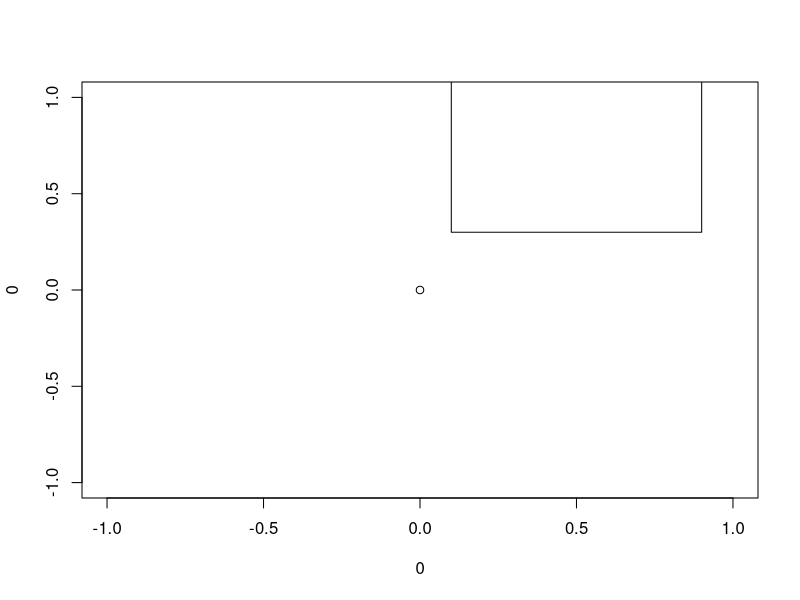
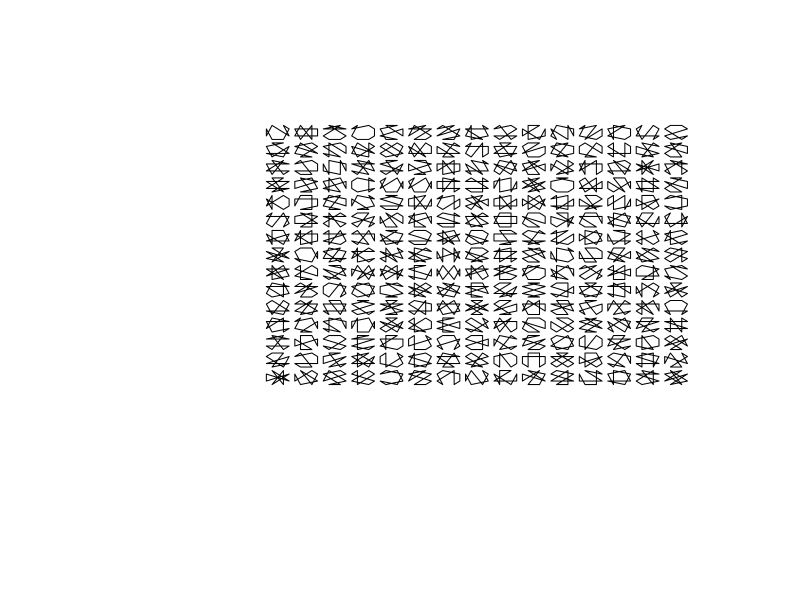
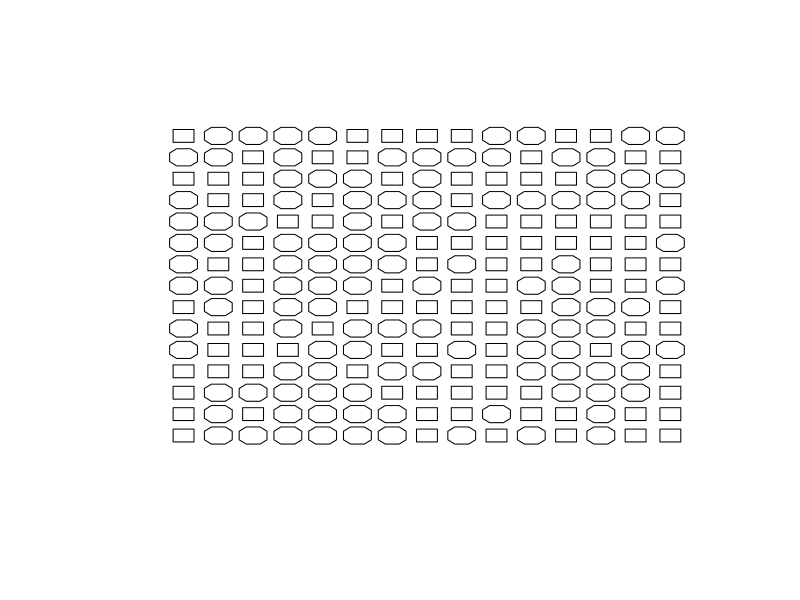
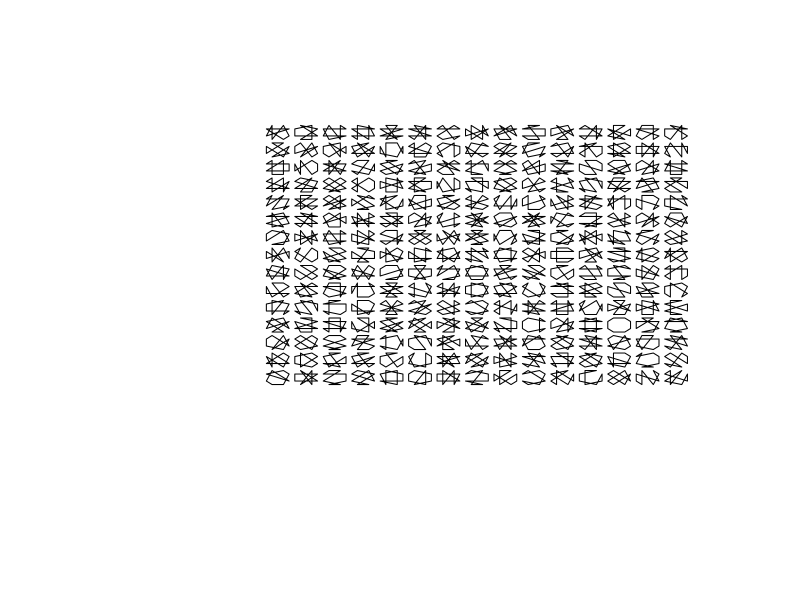
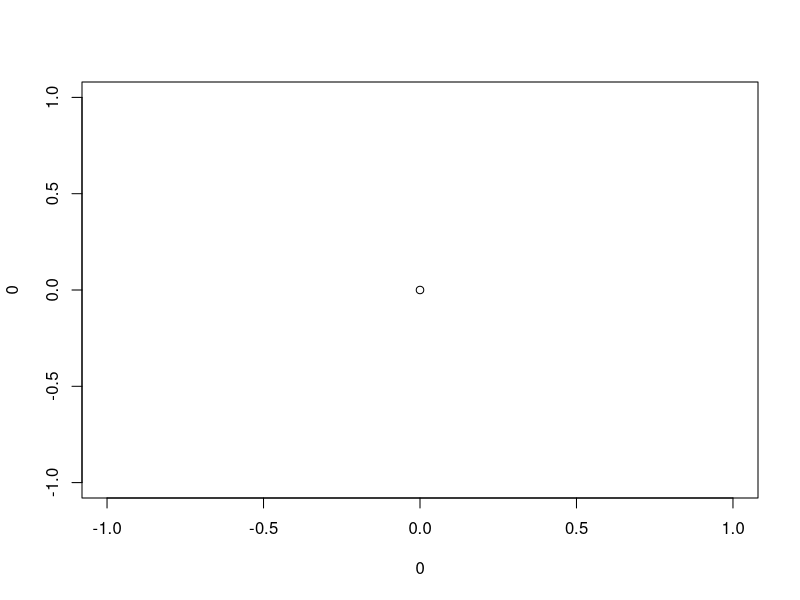

Recreate these plots in R, in order. (Note: this script raises an error after producing the figures.)

squFunc <- function(Xcenter = 0,Ycenter = 0,wi = 0.4,he = 0.4){
  shape <- rbind(
      c(Xcenter+wi,Ycenter+he),
      c(Xcenter+wi,Ycenter-he),
      c(Xcenter-wi,Ycenter-he),
      c(Xcenter-wi,Ycenter+he))
  return (shape)
  }
      

plot(0, 0)
newSq <- squFunc(0.5,0.7)
polygon(newSq[,1],newSq[,2])


octaFunc <- function(Xcenter = 0,Ycenter = 0,wi = 0.4,he = 0.4){
  oct <- rbind(
        c(Xcenter+(wi/2),Ycenter+he),
        c(Xcenter+wi,Ycenter+(he/2)),
        c(Xcenter+wi,Ycenter-(he/2)),
        c(Xcenter+(wi/2),Ycenter-he),
        c(Xcenter-(wi/2),Ycenter-he),
        c(Xcenter-wi,Ycenter-(he/2)),
        c(Xcenter-wi,Ycenter+(he/2)),
        c(Xcenter-(wi/2),Ycenter+he))
  return (oct)
  }



plot(0, 0,
     xlim=c(-5,17),
     ylim=c(-5,17),
     col = "white", xlab = "", ylab = "", axes=F)
for (p in seq(1,15)){
  for (q in seq(1,15)) {
    oct <- octaFunc(p,q)
    oct <- oct[sample(nrow(oct)),]
    polygon(oct[,1],oct[,2])
}}


plot(0, 0,
     xlim=c(-1,17),
     ylim=c(-1,17),
     col = "white", xlab = "", ylab = "", axes=F)
for (p in seq(1,15)){
  for (q in seq(1,15)) {
    
    dec <- sample(1:2,1)
     ifelse(dec == 1, shape <- squFunc(p,q,0.3,0.3),
                              shape <- octaFunc(p,q))
    shuf <- sample(c(T,F),1)
    print(shuf)
    ifelse(shuf == T, shape[sample(nrow(shape)),],shape)
    
    polygon(shape[,1]+.2,shape[,2]+.2)
  }}


##### Variations on octagon

plot(0, 0,
     xlim=c(-5,17),
     ylim=c(-5,17),
     col = "white", xlab = "", ylab = "", axes=F)
for (p in seq(1,15)){
  for (q in seq(1,15)) {
    oct <- octaFunc(p,q)
    oct <- oct[sample(nrow(oct)),]
    polygon(oct[,1],oct[,2])
  }}


Xcenter = 0
Ycenter = 0
wi = 0.4
he = 0.4
plot(0, 0)

oct <- hexFunc()
polygon(oct[,1],oct[,2])

hexFunc <- function(Xcenter = 0,Ycenter = 0,wi = 0.4,he = 0.4){
  shape <- rbind(
    c(Xcenter,Ycenter+he),
    c(Xcenter+wi,Ycenter+(he/2)),
    c(Xcenter+wi,Ycenter),
    c(Xcenter+wi,Ycenter-(he/2)),
    c(Xcenter,Ycenter-he),
    c(Xcenter-wi,Ycenter-(he/2)),
    c(Xcenter-wi,Ycenter),
    c(Xcenter-wi,Ycenter+(he/2)))
  return (shape)
}


#### Working on a pentagon

plot(0, 0)
pentFunc <- function(Xcenter = 0,Ycenter = 0,wi = 0.4,he = 0.4){
  shape <- rbind(
    c(Xcenter,Ycenter+(he/2)),
    c(Xcenter+wi,Ycenter+(he/2)),
    c(Xcenter+wi+(wi/2),Ycenter-(he/2)),
    c(Xcenter,Ycenter-he),
    c(Xcenter-wi-(wi/2),Ycenter-(he/2)),
    c(Xcenter-wi,Ycenter+(he/2)))
  return (shape)
}
out <- pentFunc()
plot(0, 0)
polygon(out[,1],out[,2])


plot(0, 0,
     xlim=c(0,15),
     ylim=c(0,15),
     col = "white", xlab = "", ylab = "", axes=F)
for (p in seq(1,15)){
  for (q in seq(1,15)) { 
    
    choice <- sample(1:5,1)
    w = sample(seq(0.3,0.8,0.5),1)
    h = sample(seq(0.3,0.8,0.5),1)
    if (choice == 1){
      fig <-  octaFunc(p,q,w,h)
    }
    if (choice == 2){
      fig <-  pentFunc(p,q,w,h)
    }
    if (choice == 3){
      fig <-  squFunc(p,q,w,h)
    } 
    if (choice == 4){

      fig <-  hexFunc(p,q,w,h)
    }
    
    if (choice != 5){
      scramble <- sample(c(T,F),1,prob = c(0.9,0.1))
      if (scramble) { fig <- fig[sample(nrow(fig)),] }

      polygon(fig[,1],fig[,2])
    }
    else(
      points(p,q,pch=1,cex=sample(seq(0.5,3,0.5),1))
    )
  }}

plot(0, 0,
     xlim=c(0,15),
     ylim=c(0,15),
     col = "white", xlab = "", ylab = "", axes=F)

for (i in 1:15){
  for (j in 1:15){
    print(c(i,j))
  points(i,j,pch=i+j,cex=2)
}}
plot.new()
points(0,0,pch=1,cex=3)


squFuncHist <- function(Xcenter = 0,Ycenter = 0,wi = 0.4,he = 0.4,maxHist=0){
  shape <- rbind(
    c(Xcenter+wi,Ycenter+he) - runif(1,max = maxHist),
    c(Xcenter+wi,Ycenter-he) - runif(1,max = maxHist),
    c(Xcenter-wi,Ycenter-he) - runif(1,max = maxHist),
    c(Xcenter-wi,Ycenter+he) - runif(1,max = maxHist))
  return (shape)
}


plot(0, 0,
     xlim=c(-5,17),
     ylim=c(-5,17),
     col = "white", xlab = "", ylab = "", axes=F)

for (p in seq(1,15)){
  for (q in seq(1,15)) {
    fig <- squFuncHist(p,q,maxHist = runif(1,0,0.5))
    #fig <- fig[sample(nrow(fig)),]
    polygon(fig[,1],fig[,2])
  }}


plot(0, 0,
     xlim=c(0,15),
     ylim=c(0,15),
     col = "white", xlab = "", ylab = "", axes=F)

hexFuncHist <- function(Xcenter = 0,Ycenter = 0,wi = 0.4,he = 0.4,maxHist=0){
  shape <- rbind(
    c(Xcenter,Ycenter+he)  + runif(1,max = maxHist),
    c(Xcenter+wi,Ycenter+(he/2)) + runif(1,max = maxHist),
    c(Xcenter+wi,Ycenter) + runif(1,max = maxHist),
    c(Xcenter+wi,Ycenter-(he/2)) + runif(1,max = maxHist),
    c(Xcenter,Ycenter-he) + runif(1,max = maxHist),
    c(Xcenter-wi,Ycenter-(he/2)) + runif(1,max = maxHist),
    c(Xcenter-wi,Ycenter) + runif(1,max = maxHist),
    c(Xcenter-wi,Ycenter+(he/2)) + runif(1,max = maxHist) )
  return (shape)
}

pentFunc <- function(Xcenter = 0,Ycenter = 0,wi = 0.4,he = 0.4,maxHist=0){
  shape <- rbind(
    c(Xcenter,Ycenter+(he/2))  + runif(1,max = maxHist),
    c(Xcenter+wi,Ycenter+(he/2))  + runif(1,max = maxHist),
    c(Xcenter+wi+(wi/2),Ycenter-(he/2))  + runif(1,max = maxHist),
    c(Xcenter,Ycenter-he)  + runif(1,max = maxHist),
    c(Xcenter-wi-(wi/2),Ycenter-(he/2))  + runif(1,max = maxHist),
    c(Xcenter-wi,Ycenter+(he/2)) + runif(1,max = maxHist) )
  return (shape)
}


plot(0, 0,
     xlim=c(-5,17),
     ylim=c(-5,17),
     col = "white", xlab = "", ylab = "", axes=F)

for (p in seq(1,15)){
  for (q in seq(1,15)) {
    fig <- pentFunc(p,q,maxHist = runif(1,0,0.5))
    #fig <- fig[sample(nrow(fig)),]
    polygon(fig[,1],fig[,2])
  }}






plot(0, 0,
     xlim=c(0,15),
     ylim=c(0,15),
     col = "white", xlab = "", ylab = "", axes=F)
for (p in seq(1,15)){
  for (q in seq(1,15)) { 
    
    choice <- sample(1:5,1)
    w = sample(seq(0.3,0.8,0.5),1)
    h = sample(seq(0.3,0.8,0.5),1)
    if (choice == 1){
      fig <-  octaFunc(p,q,w,h)
    }
    if (choice == 2){
      fig <-  pentFunc(p,q,w,h,maxHist = 0.5)
    }
    if (choice == 3){
      fig <-  squFuncHist(p,q,w,h,maxHist = 0.5)
    } 
    if (choice == 4){
      
      fig <-  hexFuncHist(p,q,w,h,maxHist = 0.5)
    }
    
    if (choice != 5){
      scramble <- sample(c(T,F),1,prob = c(0.9,0.1))
      if (scramble) { fig <- fig[sample(nrow(fig)),] }
      
      polygon(fig[,1],fig[,2])
    }
    else(
      points(p,q,pch=1,cex=sample(seq(0.5,3,0.5),1))
    )
  }}
